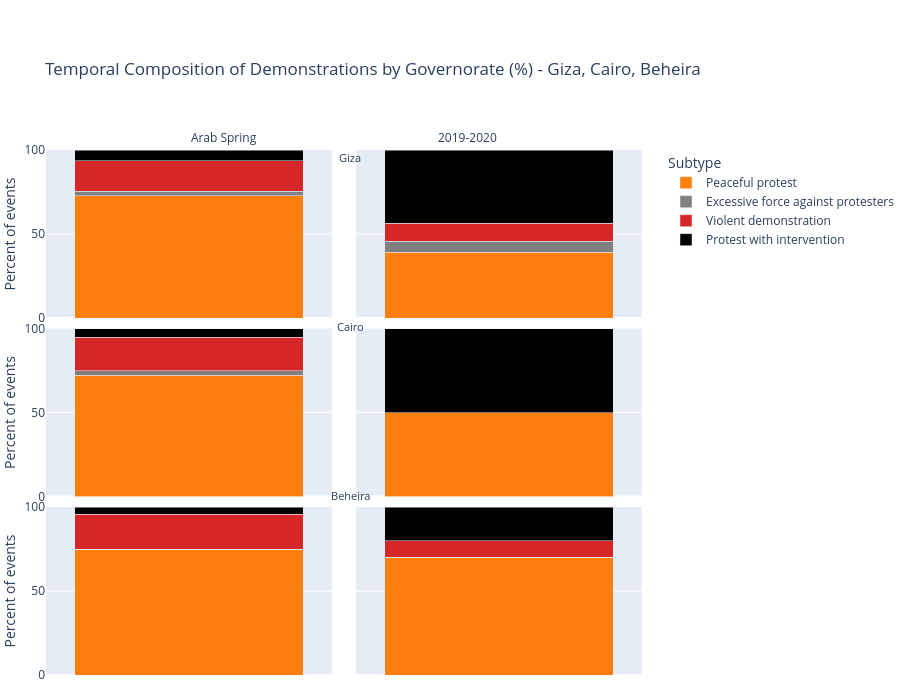

Notebook code for this chart:
### Code cell
# Comparison across selected governorates only: Giza, Cairo, Beheira
import pandas as pd
import plotly.express as px
from IPython.display import display

selected_governorates = ["Giza", "Cairo", "Beheira"]
TARGET_SUBTYPES = [
    "Peaceful protest",
    "Excessive force against protesters",
    "Violent demonstration",
    "Protest with intervention",
]
SUBTYPE_COLORS = {
    "Peaceful protest": "#ff7f0e",
    "Excessive force against protesters": "#808080",
    "Violent demonstration": "#d62728",
    "Protest with intervention": "#000000",
}

if "df_2011_clean" not in globals():
    df_2011_clean = pd.read_csv("../raw_data/ACLED_egypt2011.csv", encoding="latin1", on_bad_lines="skip", parse_dates=["event_date"])
if "df_alsisi_clean" not in globals():
    df_alsisi_clean = pd.read_csv("../raw_data/ACLED_alsisi.csv", encoding="latin1", on_bad_lines="skip", parse_dates=["event_date"])


def build_governorate_percentage_table(df_in):
    df_local = df_in.copy()
    norm_cols = {c.strip().lower(): c for c in df_local.columns}
    pick = lambda *names: next((norm_cols[n] for n in names if n in norm_cols), None)

    event_col = pick("event_type")
    sub_event_col = pick("sub_event_type")
    gov_col = pick("admin1", "governorate", "admin_1", "location")

    if not event_col or not sub_event_col or not gov_col:
        return None

    df_local[event_col] = df_local[event_col].astype(str).str.strip().str.lower()
    df_local[sub_event_col] = df_local[sub_event_col].astype(str).str.strip()
    df_local[gov_col] = df_local[gov_col].astype(str).str.strip()

    analysis_df = df_local[
        df_local[event_col].isin(["protests", "riots"])
        & df_local[sub_event_col].isin(TARGET_SUBTYPES)
        & df_local[gov_col].ne("")
        & df_local[gov_col].str.lower().ne("nan")
    ].copy()

    if analysis_df.empty:
        return None

    grouped = (
        analysis_df.groupby([gov_col, sub_event_col], dropna=False)
        .size()
        .rename("count")
        .reset_index()
    )
    wide = grouped.pivot_table(
        index=gov_col,
        columns=sub_event_col,
        values="count",
        fill_value=0,
    ).reset_index()

    for subtype in TARGET_SUBTYPES:
        if subtype not in wide.columns:
            wide[subtype] = 0

    wide["total_events"] = wide[TARGET_SUBTYPES].sum(axis=1)
    for subtype in TARGET_SUBTYPES:
        pct_col = f"{subtype} (%)"
        wide[pct_col] = ((wide[subtype] / wide["total_events"]) * 100).round(2)

    pct_cols = [f"{s} (%)" for s in TARGET_SUBTYPES]
    wide = wide.sort_values("total_events", ascending=False).reset_index(drop=True)

    return {
        "table": wide,
        "gov_col": gov_col,
        "pct_cols": pct_cols,
    }


if "gov_pct_2011" not in globals() or gov_pct_2011 is None:
    gov_pct_2011 = build_governorate_percentage_table(df_2011_clean)
if "gov_pct_alsisi" not in globals() or gov_pct_alsisi is None:
    gov_pct_alsisi = build_governorate_percentage_table(df_alsisi_clean)

if gov_pct_2011 is None or gov_pct_alsisi is None:
    print("Could not build governorate percentage tables from the available data.")
else:
    t2011 = gov_pct_2011["table"].copy()
    talsisi = gov_pct_alsisi["table"].copy()
    gov_col_2011 = gov_pct_2011["gov_col"]
    gov_col_alsisi = gov_pct_alsisi["gov_col"]

    pct_cols = [f"{s} (%)" for s in TARGET_SUBTYPES]

    common_governorates = sorted(
        set(t2011[gov_col_2011]).intersection(set(talsisi[gov_col_alsisi]))
    )
    isolated_governorates = [
        gov for gov in selected_governorates if gov in common_governorates
    ]

    if not isolated_governorates:
        print("None of Giza, Cairo, or Beheira were found in both datasets.")
    else:
        d2011 = t2011[t2011[gov_col_2011].isin(isolated_governorates)][[gov_col_2011] + pct_cols].copy()
        d2011 = d2011.rename(columns={gov_col_2011: "Governorate"})
        d2011["Dataset"] = "Arab Spring"

        dalsisi = talsisi[talsisi[gov_col_alsisi].isin(isolated_governorates)][[gov_col_alsisi] + pct_cols].copy()
        dalsisi = dalsisi.rename(columns={gov_col_alsisi: "Governorate"})
        dalsisi["Dataset"] = "2019-2020"

        combined = pd.concat([d2011, dalsisi], ignore_index=True)

        long_comp = combined.melt(
            id_vars=["Governorate", "Dataset"],
            value_vars=pct_cols,
            var_name="Subtype",
            value_name="Percent",
        )
        long_comp["Subtype"] = long_comp["Subtype"].str.replace(" (%)", "", regex=False)

        long_comp["Bar"] = "Composition"

        fig = px.bar(
            long_comp,
            x="Bar",
            y="Percent",
            color="Subtype",
            barmode="stack",
            facet_row="Governorate",
            facet_col="Dataset",
            facet_col_spacing=0.04,
            facet_row_spacing=0.02,
            category_orders={
                "Subtype": TARGET_SUBTYPES,
                "Dataset": ["Arab Spring", "2019-2020"],
                "Governorate": isolated_governorates,
            },
            color_discrete_map=SUBTYPE_COLORS,
            title="Temporal Composition of Demonstrations by Governorate (%) - Giza, Cairo, Beheira",
            height=max(700, 220 * len(isolated_governorates)),
        )

        kept_annotations = []
        governorate_annotations = []
        dataset_x = {}
        for ann in fig.layout.annotations:
            if ann.text.startswith("Dataset="):
                ds = ann.text.replace("Dataset=", "")
                dataset_x[ds] = ann.x
            elif ann.text.startswith("Governorate="):
                governorate_annotations.append(ann)
            else:
                kept_annotations.append(ann)
        fig.layout.annotations = tuple(kept_annotations)

        x_arab = dataset_x.get("Arab Spring", 0.24)
        x_alsisi = dataset_x.get("2019-2020", 0.76)
        fig.add_annotation(
            x=x_arab,
            y=1.003,
            xref="paper",
            yref="paper",
            yanchor="bottom",
            text="Arab Spring",
            showarrow=False,
            font=dict(size=12),
        )
        fig.add_annotation(
            x=x_alsisi,
            y=1.003,
            xref="paper",
            yref="paper",
            yanchor="bottom",
            text="2019-2020",
            showarrow=False,
            font=dict(size=12),
        )

        yaxis_domains = []
        for key in fig.layout:
            if key.startswith("yaxis") and getattr(fig.layout[key], "domain", None):
                dom = tuple(fig.layout[key].domain)
                if dom not in yaxis_domains:
                    yaxis_domains.append(dom)

        for ann in governorate_annotations:
            gov_name = ann.text.replace("Governorate=", "")
            y_center = ann.y
            row_domain = next((d for d in yaxis_domains if d[0] <= y_center <= d[1]), None)
            y_top = row_domain[1] + 0.003 if row_domain else y_center + 0.005
            fig.add_annotation(
                x=0.5,
                y=y_top,
                xref="paper",
                yref="paper",
                text=gov_name,
                showarrow=False,
                font=dict(size=11),
            )

        fig.update_yaxes(range=[0, 100], tickmode="array", tickvals=[0, 50, 100], title_text="Percent of events")

        for key in fig.layout:
            if key.startswith("yaxis"):
                axis_number = int(key[5:]) if key != "yaxis" else 1
                if axis_number % 2 == 0:
                    fig.layout[key].title.text = ""

        fig.update_xaxes(showticklabels=False, title_text="")
        fig.update_layout(
            legend_title_text="Subtype",
            margin=dict(l=0, r=0, t=150, b=20),
        )
        fig.update_traces(
            hovertemplate="Governorate: %{customdata[0]}<br>Dataset: %{customdata[1]}<br>Subtype: %{fullData.name}<br>Percent: %{y:.2f}%<extra></extra>",
            customdata=long_comp[["Governorate", "Dataset"]].values,
        )
        try:
            fig.show(renderer="vscode")
        except Exception:
            display(fig)

        print(f"Compared isolated governorates: {', '.join(isolated_governorates)}")
        display(pd.DataFrame({"Governorate": isolated_governorates}))

### Figure 1 — Plotly figure (JSON) as saved in the notebook; plotly's stock layout.template omitted (floating-point values rounded to 4 significant figures)
{"data": [{"customdata": [["Cairo", "Arab Spring"], ["Giza", "Arab Spring"], ["Beheira", "Arab Spring"], ["Giza", "2019-2020"], ["Cairo", "2019-2020"], ["Beheira", "2019-2020"], ["Cairo", "Arab Spring"], ["Giza", "Arab Spring"], ["Beheira", "Arab Spring"], ["Giza", "2019-2020"], ["Cairo", "2019-2020"], ["Beheira", "2019-2020"], ["Cairo", "Arab Spring"], ["Giza", "Arab Spring"], ["Beheira", "Arab Spring"], ["Giza", "2019-2020"], ["Cairo", "2019-2020"], ["Beheira", "2019-2020"], ["Cairo", "Arab Spring"], ["Giza", "Arab Spring"], ["Beheira", "Arab Spring"], ["Giza", "2019-2020"], ["Cairo", "2019-2020"], ["Beheira", "2019-2020"]], "hovertemplate": "Governorate: %{customdata[0]}<br>Dataset: %{customdata[1]}<br>Subtype: %{fullData.name}<br>Percent: %{y:.2f}%<extra></extra>", "legendgroup": "Peaceful protest", "marker": {"color": "#ff7f0e", "pattern": {"shape": ""}}, "name": "Peaceful protest", "orientation": "v", "showlegend": true, "textposition": "auto", "type": "bar", "x": ["Composition"], "xaxis": "x5", "y": [72.73], "yaxis": "y5"}, {"customdata": [["Cairo", "Arab Spring"], ["Giza", "Arab Spring"], ["Beheira", "Arab Spring"], ["Giza", "2019-2020"], ["Cairo", "2019-2020"], ["Beheira", "2019-2020"], ["Cairo", "Arab Spring"], ["Giza", "Arab Spring"], ["Beheira", "Arab Spring"], ["Giza", "2019-2020"], ["Cairo", "2019-2020"], ["Beheira", "2019-2020"], ["Cairo", "Arab Spring"], ["Giza", "Arab Spring"], ["Beheira", "Arab Spring"], ["Giza", "2019-2020"], ["Cairo", "2019-2020"], ["Beheira", "2019-2020"], ["Cairo", "Arab Spring"], ["Giza", "Arab Spring"], ["Beheira", "Arab Spring"], ["Giza", "2019-2020"], ["Cairo", "2019-2020"], ["Beheira", "2019-2020"]], "hovertemplate": "Governorate: %{customdata[0]}<br>Dataset: %{customdata[1]}<br>Subtype: %{fullData.name}<br>Percent: %{y:.2f}%<extra></extra>", "legendgroup": "Peaceful protest", "marker": {"color": "#ff7f0e", "pattern": {"shape": ""}}, "name": "Peaceful protest", "orientation": "v", "showlegend": false, "textposition": "auto", "type": "bar", "x": ["Composition"], "xaxis": "x3", "y": [72.13], "yaxis": "y3"}, {"customdata": [["Cairo", "Arab Spring"], ["Giza", "Arab Spring"], ["Beheira", "Arab Spring"], ["Giza", "2019-2020"], ["Cairo", "2019-2020"], ["Beheira", "2019-2020"], ["Cairo", "Arab Spring"], ["Giza", "Arab Spring"], ["Beheira", "Arab Spring"], ["Giza", "2019-2020"], ["Cairo", "2019-2020"], ["Beheira", "2019-2020"], ["Cairo", "Arab Spring"], ["Giza", "Arab Spring"], ["Beheira", "Arab Spring"], ["Giza", "2019-2020"], ["Cairo", "2019-2020"], ["Beheira", "2019-2020"], ["Cairo", "Arab Spring"], ["Giza", "Arab Spring"], ["Beheira", "Arab Spring"], ["Giza", "2019-2020"], ["Cairo", "2019-2020"], ["Beheira", "2019-2020"]], "hovertemplate": "Governorate: %{customdata[0]}<br>Dataset: %{customdata[1]}<br>Subtype: %{fullData.name}<br>Percent: %{y:.2f}%<extra></extra>", "legendgroup": "Peaceful protest", "marker": {"color": "#ff7f0e", "pattern": {"shape": ""}}, "name": "Peaceful protest", "orientation": "v", "showlegend": false, "textposition": "auto", "type": "bar", "x": ["Composition"], "xaxis": "x", "y": [75.0], "yaxis": "y"}, {"customdata": [["Cairo", "Arab Spring"], ["Giza", "Arab Spring"], ["Beheira", "Arab Spring"], ["Giza", "2019-2020"], ["Cairo", "2019-2020"], ["Beheira", "2019-2020"], ["Cairo", "Arab Spring"], ["Giza", "Arab Spring"], ["Beheira", "Arab Spring"], ["Giza", "2019-2020"], ["Cairo", "2019-2020"], ["Beheira", "2019-2020"], ["Cairo", "Arab Spring"], ["Giza", "Arab Spring"], ["Beheira", "Arab Spring"], ["Giza", "2019-2020"], ["Cairo", "2019-2020"], ["Beheira", "2019-2020"], ["Cairo", "Arab Spring"], ["Giza", "Arab Spring"], ["Beheira", "Arab Spring"], ["Giza", "2019-2020"], ["Cairo", "2019-2020"], ["Beheira", "2019-2020"]], "hovertemplate": "Governorate: %{customdata[0]}<br>Dataset: %{customdata[1]}<br>Subtype: %{fullData.name}<br>Percent: %{y:.2f}%<extra></extra>", "legendgroup": "Peaceful protest", "marker": {"color": "#ff7f0e", "pattern": {"shape": ""}}, "name": "Peaceful protest", "orientation": "v", "showlegend": false, "textposition": "auto", "type": "bar", "x": ["Composition"], "xaxis": "x6", "y": [39.13], "yaxis": "y6"}, {"customdata": [["Cairo", "Arab Spring"], ["Giza", "Arab Spring"], ["Beheira", "Arab Spring"], ["Giza", "2019-2020"], ["Cairo", "2019-2020"], ["Beheira", "2019-2020"], ["Cairo", "Arab Spring"], ["Giza", "Arab Spring"], ["Beheira", "Arab Spring"], ["Giza", "2019-2020"], ["Cairo", "2019-2020"], ["Beheira", "2019-2020"], ["Cairo", "Arab Spring"], ["Giza", "Arab Spring"], ["Beheira", "Arab Spring"], ["Giza", "2019-2020"], ["Cairo", "2019-2020"], ["Beheira", "2019-2020"], ["Cairo", "Arab Spring"], ["Giza", "Arab Spring"], ["Beheira", "Arab Spring"], ["Giza", "2019-2020"], ["Cairo", "2019-2020"], ["Beheira", "2019-2020"]], "hovertemplate": "Governorate: %{customdata[0]}<br>Dataset: %{customdata[1]}<br>Subtype: %{fullData.name}<br>Percent: %{y:.2f}%<extra></extra>", "legendgroup": "Peaceful protest", "marker": {"color": "#ff7f0e", "pattern": {"shape": ""}}, "name": "Peaceful protest", "orientation": "v", "showlegend": false, "textposition": "auto", "type": "bar", "x": ["Composition"], "xaxis": "x4", "y": [50.0], "yaxis": "y4"}, {"customdata": [["Cairo", "Arab Spring"], ["Giza", "Arab Spring"], ["Beheira", "Arab Spring"], ["Giza", "2019-2020"], ["Cairo", "2019-2020"], ["Beheira", "2019-2020"], ["Cairo", "Arab Spring"], ["Giza", "Arab Spring"], ["Beheira", "Arab Spring"], ["Giza", "2019-2020"], ["Cairo", "2019-2020"], ["Beheira", "2019-2020"], ["Cairo", "Arab Spring"], ["Giza", "Arab Spring"], ["Beheira", "Arab Spring"], ["Giza", "2019-2020"], ["Cairo", "2019-2020"], ["Beheira", "2019-2020"], ["Cairo", "Arab Spring"], ["Giza", "Arab Spring"], ["Beheira", "Arab Spring"], ["Giza", "2019-2020"], ["Cairo", "2019-2020"], ["Beheira", "2019-2020"]], "hovertemplate": "Governorate: %{customdata[0]}<br>Dataset: %{customdata[1]}<br>Subtype: %{fullData.name}<br>Percent: %{y:.2f}%<extra></extra>", "legendgroup": "Peaceful protest", "marker": {"color": "#ff7f0e", "pattern": {"shape": ""}}, "name": "Peaceful protest", "orientation": "v", "showlegend": false, "textposition": "auto", "type": "bar", "x": ["Composition"], "xaxis": "x2", "y": [70.0], "yaxis": "y2"}, {"customdata": [["Cairo", "Arab Spring"], ["Giza", "Arab Spring"], ["Beheira", "Arab Spring"], ["Giza", "2019-2020"], ["Cairo", "2019-2020"], ["Beheira", "2019-2020"], ["Cairo", "Arab Spring"], ["Giza", "Arab Spring"], ["Beheira", "Arab Spring"], ["Giza", "2019-2020"], ["Cairo", "2019-2020"], ["Beheira", "2019-2020"], ["Cairo", "Arab Spring"], ["Giza", "Arab Spring"], ["Beheira", "Arab Spring"], ["Giza", "2019-2020"], ["Cairo", "2019-2020"], ["Beheira", "2019-2020"], ["Cairo", "Arab Spring"], ["Giza", "Arab Spring"], ["Beheira", "Arab Spring"], ["Giza", "2019-2020"], ["Cairo", "2019-2020"], ["Beheira", "2019-2020"]], "hovertemplate": "Governorate: %{customdata[0]}<br>Dataset: %{customdata[1]}<br>Subtype: %{fullData.name}<br>Percent: %{y:.2f}%<extra></extra>", "legendgroup": "Excessive force against protesters", "marker": {"color": "#808080", "pattern": {"shape": ""}}, "name": "Excessive force against protesters", "orientation": "v", "showlegend": true, "textposition": "auto", "type": "bar", "x": ["Composition"], "xaxis": "x5", "y": [2.73], "yaxis": "y5"}, {"customdata": [["Cairo", "Arab Spring"], ["Giza", "Arab Spring"], ["Beheira", "Arab Spring"], ["Giza", "2019-2020"], ["Cairo", "2019-2020"], ["Beheira", "2019-2020"], ["Cairo", "Arab Spring"], ["Giza", "Arab Spring"], ["Beheira", "Arab Spring"], ["Giza", "2019-2020"], ["Cairo", "2019-2020"], ["Beheira", "2019-2020"], ["Cairo", "Arab Spring"], ["Giza", "Arab Spring"], ["Beheira", "Arab Spring"], ["Giza", "2019-2020"], ["Cairo", "2019-2020"], ["Beheira", "2019-2020"], ["Cairo", "Arab Spring"], ["Giza", "Arab Spring"], ["Beheira", "Arab Spring"], ["Giza", "2019-2020"], ["Cairo", "2019-2020"], ["Beheira", "2019-2020"]], "hovertemplate": "Governorate: %{customdata[0]}<br>Dataset: %{customdata[1]}<br>Subtype: %{fullData.name}<br>Percent: %{y:.2f}%<extra></extra>", "legendgroup": "Excessive force against protesters", "marker": {"color": "#808080", "pattern": {"shape": ""}}, "name": "Excessive force against protesters", "orientation": "v", "showlegend": false, "textposition": "auto", "type": "bar", "x": ["Composition"], "xaxis": "x3", "y": [2.63], "yaxis": "y3"}, {"customdata": [["Cairo", "Arab Spring"], ["Giza", "Arab Spring"], ["Beheira", "Arab Spring"], ["Giza", "2019-2020"], ["Cairo", "2019-2020"], ["Beheira", "2019-2020"], ["Cairo", "Arab Spring"], ["Giza", "Arab Spring"], ["Beheira", "Arab Spring"], ["Giza", "2019-2020"], ["Cairo", "2019-2020"], ["Beheira", "2019-2020"], ["Cairo", "Arab Spring"], ["Giza", "Arab Spring"], ["Beheira", "Arab Spring"], ["Giza", "2019-2020"], ["Cairo", "2019-2020"], ["Beheira", "2019-2020"], ["Cairo", "Arab Spring"], ["Giza", "Arab Spring"], ["Beheira", "Arab Spring"], ["Giza", "2019-2020"], ["Cairo", "2019-2020"], ["Beheira", "2019-2020"]], "hovertemplate": "Governorate: %{customdata[0]}<br>Dataset: %{customdata[1]}<br>Subtype: %{fullData.name}<br>Percent: %{y:.2f}%<extra></extra>", "legendgroup": "Excessive force against protesters", "marker": {"color": "#808080", "pattern": {"shape": ""}}, "name": "Excessive force against protesters", "orientation": "v", "showlegend": false, "textposition": "auto", "type": "bar", "x": ["Composition"], "xaxis": "x", "y": [0.0], "yaxis": "y"}, {"customdata": [["Cairo", "Arab Spring"], ["Giza", "Arab Spring"], ["Beheira", "Arab Spring"], ["Giza", "2019-2020"], ["Cairo", "2019-2020"], ["Beheira", "2019-2020"], ["Cairo", "Arab Spring"], ["Giza", "Arab Spring"], ["Beheira", "Arab Spring"], ["Giza", "2019-2020"], ["Cairo", "2019-2020"], ["Beheira", "2019-2020"], ["Cairo", "Arab Spring"], ["Giza", "Arab Spring"], ["Beheira", "Arab Spring"], ["Giza", "2019-2020"], ["Cairo", "2019-2020"], ["Beheira", "2019-2020"], ["Cairo", "Arab Spring"], ["Giza", "Arab Spring"], ["Beheira", "Arab Spring"], ["Giza", "2019-2020"], ["Cairo", "2019-2020"], ["Beheira", "2019-2020"]], "hovertemplate": "Governorate: %{customdata[0]}<br>Dataset: %{customdata[1]}<br>Subtype: %{fullData.name}<br>Percent: %{y:.2f}%<extra></extra>", "legendgroup": "Excessive force against protesters", "marker": {"color": "#808080", "pattern": {"shape": ""}}, "name": "Excessive force against protesters", "orientation": "v", "showlegend": false, "textposition": "auto", "type": "bar", "x": ["Composition"], "xaxis": "x6", "y": [6.52], "yaxis": "y6"}, {"customdata": [["Cairo", "Arab Spring"], ["Giza", "Arab Spring"], ["Beheira", "Arab Spring"], ["Giza", "2019-2020"], ["Cairo", "2019-2020"], ["Beheira", "2019-2020"], ["Cairo", "Arab Spring"], ["Giza", "Arab Spring"], ["Beheira", "Arab Spring"], ["Giza", "2019-2020"], ["Cairo", "2019-2020"], ["Beheira", "2019-2020"], ["Cairo", "Arab Spring"], ["Giza", "Arab Spring"], ["Beheira", "Arab Spring"], ["Giza", "2019-2020"], ["Cairo", "2019-2020"], ["Beheira", "2019-2020"], ["Cairo", "Arab Spring"], ["Giza", "Arab Spring"], ["Beheira", "Arab Spring"], ["Giza", "2019-2020"], ["Cairo", "2019-2020"], ["Beheira", "2019-2020"]], "hovertemplate": "Governorate: %{customdata[0]}<br>Dataset: %{customdata[1]}<br>Subtype: %{fullData.name}<br>Percent: %{y:.2f}%<extra></extra>", "legendgroup": "Excessive force against protesters", "marker": {"color": "#808080", "pattern": {"shape": ""}}, "name": "Excessive force against protesters", "orientation": "v", "showlegend": false, "textposition": "auto", "type": "bar", "x": ["Composition"], "xaxis": "x4", "y": [0.0], "yaxis": "y4"}, {"customdata": [["Cairo", "Arab Spring"], ["Giza", "Arab Spring"], ["Beheira", "Arab Spring"], ["Giza", "2019-2020"], ["Cairo", "2019-2020"], ["Beheira", "2019-2020"], ["Cairo", "Arab Spring"], ["Giza", "Arab Spring"], ["Beheira", "Arab Spring"], ["Giza", "2019-2020"], ["Cairo", "2019-2020"], ["Beheira", "2019-2020"], ["Cairo", "Arab Spring"], ["Giza", "Arab Spring"], ["Beheira", "Arab Spring"], ["Giza", "2019-2020"], ["Cairo", "2019-2020"], ["Beheira", "2019-2020"], ["Cairo", "Arab Spring"], ["Giza", "Arab Spring"], ["Beheira", "Arab Spring"], ["Giza", "2019-2020"], ["Cairo", "2019-2020"], ["Beheira", "2019-2020"]], "hovertemplate": "Governorate: %{customdata[0]}<br>Dataset: %{customdata[1]}<br>Subtype: %{fullData.name}<br>Percent: %{y:.2f}%<extra></extra>", "legendgroup": "Excessive force against protesters", "marker": {"color": "#808080", "pattern": {"shape": ""}}, "name": "Excessive force against protesters", "orientation": "v", "showlegend": false, "textposition": "auto", "type": "bar", "x": ["Composition"], "xaxis": "x2", "y": [0.0], "yaxis": "y2"}, {"customdata": [["Cairo", "Arab Spring"], ["Giza", "Arab Spring"], ["Beheira", "Arab Spring"], ["Giza", "2019-2020"], ["Cairo", "2019-2020"], ["Beheira", "2019-2020"], ["Cairo", "Arab Spring"], ["Giza", "Arab Spring"], ["Beheira", "Arab Spring"], ["Giza", "2019-2020"], ["Cairo", "2019-2020"], ["Beheira", "2019-2020"], ["Cairo", "Arab Spring"], ["Giza", "Arab Spring"], ["Beheira", "Arab Spring"], ["Giza", "2019-2020"], ["Cairo", "2019-2020"], ["Beheira", "2019-2020"], ["Cairo", "Arab Spring"], ["Giza", "Arab Spring"], ["Beheira", "Arab Spring"], ["Giza", "2019-2020"], ["Cairo", "2019-2020"], ["Beheira", "2019-2020"]], "hovertemplate": "Governorate: %{customdata[0]}<br>Dataset: %{customdata[1]}<br>Subtype: %{fullData.name}<br>Percent: %{y:.2f}%<extra></extra>", "legendgroup": "Violent demonstration", "marker": {"color": "#d62728", "pattern": {"shape": ""}}, "name": "Violent demonstration", "orientation": "v", "showlegend": true, "textposition": "auto", "type": "bar", "x": ["Composition"], "xaxis": "x5", "y": [18.18], "yaxis": "y5"}, {"customdata": [["Cairo", "Arab Spring"], ["Giza", "Arab Spring"], ["Beheira", "Arab Spring"], ["Giza", "2019-2020"], ["Cairo", "2019-2020"], ["Beheira", "2019-2020"], ["Cairo", "Arab Spring"], ["Giza", "Arab Spring"], ["Beheira", "Arab Spring"], ["Giza", "2019-2020"], ["Cairo", "2019-2020"], ["Beheira", "2019-2020"], ["Cairo", "Arab Spring"], ["Giza", "Arab Spring"], ["Beheira", "Arab Spring"], ["Giza", "2019-2020"], ["Cairo", "2019-2020"], ["Beheira", "2019-2020"], ["Cairo", "Arab Spring"], ["Giza", "Arab Spring"], ["Beheira", "Arab Spring"], ["Giza", "2019-2020"], ["Cairo", "2019-2020"], ["Beheira", "2019-2020"]], "hovertemplate": "Governorate: %{customdata[0]}<br>Dataset: %{customdata[1]}<br>Subtype: %{fullData.name}<br>Percent: %{y:.2f}%<extra></extra>", "legendgroup": "Violent demonstration", "marker": {"color": "#d62728", "pattern": {"shape": ""}}, "name": "Violent demonstration", "orientation": "v", "showlegend": false, "textposition": "auto", "type": "bar", "x": ["Composition"], "xaxis": "x3", "y": [20.05], "yaxis": "y3"}, {"customdata": [["Cairo", "Arab Spring"], ["Giza", "Arab Spring"], ["Beheira", "Arab Spring"], ["Giza", "2019-2020"], ["Cairo", "2019-2020"], ["Beheira", "2019-2020"], ["Cairo", "Arab Spring"], ["Giza", "Arab Spring"], ["Beheira", "Arab Spring"], ["Giza", "2019-2020"], ["Cairo", "2019-2020"], ["Beheira", "2019-2020"], ["Cairo", "Arab Spring"], ["Giza", "Arab Spring"], ["Beheira", "Arab Spring"], ["Giza", "2019-2020"], ["Cairo", "2019-2020"], ["Beheira", "2019-2020"], ["Cairo", "Arab Spring"], ["Giza", "Arab Spring"], ["Beheira", "Arab Spring"], ["Giza", "2019-2020"], ["Cairo", "2019-2020"], ["Beheira", "2019-2020"]], "hovertemplate": "Governorate: %{customdata[0]}<br>Dataset: %{customdata[1]}<br>Subtype: %{fullData.name}<br>Percent: %{y:.2f}%<extra></extra>", "legendgroup": "Violent demonstration", "marker": {"color": "#d62728", "pattern": {"shape": ""}}, "name": "Violent demonstration", "orientation": "v", "showlegend": false, "textposition": "auto", "type": "bar", "x": ["Composition"], "xaxis": "x", "y": [20.83], "yaxis": "y"}, {"customdata": [["Cairo", "Arab Spring"], ["Giza", "Arab Spring"], ["Beheira", "Arab Spring"], ["Giza", "2019-2020"], ["Cairo", "2019-2020"], ["Beheira", "2019-2020"], ["Cairo", "Arab Spring"], ["Giza", "Arab Spring"], ["Beheira", "Arab Spring"], ["Giza", "2019-2020"], ["Cairo", "2019-2020"], ["Beheira", "2019-2020"], ["Cairo", "Arab Spring"], ["Giza", "Arab Spring"], ["Beheira", "Arab Spring"], ["Giza", "2019-2020"], ["Cairo", "2019-2020"], ["Beheira", "2019-2020"], ["Cairo", "Arab Spring"], ["Giza", "Arab Spring"], ["Beheira", "Arab Spring"], ["Giza", "2019-2020"], ["Cairo", "2019-2020"], ["Beheira", "2019-2020"]], "hovertemplate": "Governorate: %{customdata[0]}<br>Dataset: %{customdata[1]}<br>Subtype: %{fullData.name}<br>Percent: %{y:.2f}%<extra></extra>", "legendgroup": "Violent demonstration", "marker": {"color": "#d62728", "pattern": {"shape": ""}}, "name": "Violent demonstration", "orientation": "v", "showlegend": false, "textposition": "auto", "type": "bar", "x": ["Composition"], "xaxis": "x6", "y": [10.87], "yaxis": "y6"}, {"customdata": [["Cairo", "Arab Spring"], ["Giza", "Arab Spring"], ["Beheira", "Arab Spring"], ["Giza", "2019-2020"], ["Cairo", "2019-2020"], ["Beheira", "2019-2020"], ["Cairo", "Arab Spring"], ["Giza", "Arab Spring"], ["Beheira", "Arab Spring"], ["Giza", "2019-2020"], ["Cairo", "2019-2020"], ["Beheira", "2019-2020"], ["Cairo", "Arab Spring"], ["Giza", "Arab Spring"], ["Beheira", "Arab Spring"], ["Giza", "2019-2020"], ["Cairo", "2019-2020"], ["Beheira", "2019-2020"], ["Cairo", "Arab Spring"], ["Giza", "Arab Spring"], ["Beheira", "Arab Spring"], ["Giza", "2019-2020"], ["Cairo", "2019-2020"], ["Beheira", "2019-2020"]], "hovertemplate": "Governorate: %{customdata[0]}<br>Dataset: %{customdata[1]}<br>Subtype: %{fullData.name}<br>Percent: %{y:.2f}%<extra></extra>", "legendgroup": "Violent demonstration", "marker": {"color": "#d62728", "pattern": {"shape": ""}}, "name": "Violent demonstration", "orientation": "v", "showlegend": false, "textposition": "auto", "type": "bar", "x": ["Composition"], "xaxis": "x4", "y": [0.0], "yaxis": "y4"}, {"customdata": [["Cairo", "Arab Spring"], ["Giza", "Arab Spring"], ["Beheira", "Arab Spring"], ["Giza", "2019-2020"], ["Cairo", "2019-2020"], ["Beheira", "2019-2020"], ["Cairo", "Arab Spring"], ["Giza", "Arab Spring"], ["Beheira", "Arab Spring"], ["Giza", "2019-2020"], ["Cairo", "2019-2020"], ["Beheira", "2019-2020"], ["Cairo", "Arab Spring"], ["Giza", "Arab Spring"], ["Beheira", "Arab Spring"], ["Giza", "2019-2020"], ["Cairo", "2019-2020"], ["Beheira", "2019-2020"], ["Cairo", "Arab Spring"], ["Giza", "Arab Spring"], ["Beheira", "Arab Spring"], ["Giza", "2019-2020"], ["Cairo", "2019-2020"], ["Beheira", "2019-2020"]], "hovertemplate": "Governorate: %{customdata[0]}<br>Dataset: %{customdata[1]}<br>Subtype: %{fullData.name}<br>Percent: %{y:.2f}%<extra></extra>", "legendgroup": "Violent demonstration", "marker": {"color": "#d62728", "pattern": {"shape": ""}}, "name": "Violent demonstration", "orientation": "v", "showlegend": false, "textposition": "auto", "type": "bar", "x": ["Composition"], "xaxis": "x2", "y": [10.0], "yaxis": "y2"}, {"customdata": [["Cairo", "Arab Spring"], ["Giza", "Arab Spring"], ["Beheira", "Arab Spring"], ["Giza", "2019-2020"], ["Cairo", "2019-2020"], ["Beheira", "2019-2020"], ["Cairo", "Arab Spring"], ["Giza", "Arab Spring"], ["Beheira", "Arab Spring"], ["Giza", "2019-2020"], ["Cairo", "2019-2020"], ["Beheira", "2019-2020"], ["Cairo", "Arab Spring"], ["Giza", "Arab Spring"], ["Beheira", "Arab Spring"], ["Giza", "2019-2020"], ["Cairo", "2019-2020"], ["Beheira", "2019-2020"], ["Cairo", "Arab Spring"], ["Giza", "Arab Spring"], ["Beheira", "Arab Spring"], ["Giza", "2019-2020"], ["Cairo", "2019-2020"], ["Beheira", "2019-2020"]], "hovertemplate": "Governorate: %{customdata[0]}<br>Dataset: %{customdata[1]}<br>Subtype: %{fullData.name}<br>Percent: %{y:.2f}%<extra></extra>", "legendgroup": "Protest with intervention", "marker": {"color": "#000000", "pattern": {"shape": ""}}, "name": "Protest with intervention", "orientation": "v", "showlegend": true, "textposition": "auto", "type": "bar", "x": ["Composition"], "xaxis": "x5", "y": [6.36], "yaxis": "y5"}, {"customdata": [["Cairo", "Arab Spring"], ["Giza", "Arab Spring"], ["Beheira", "Arab Spring"], ["Giza", "2019-2020"], ["Cairo", "2019-2020"], ["Beheira", "2019-2020"], ["Cairo", "Arab Spring"], ["Giza", "Arab Spring"], ["Beheira", "Arab Spring"], ["Giza", "2019-2020"], ["Cairo", "2019-2020"], ["Beheira", "2019-2020"], ["Cairo", "Arab Spring"], ["Giza", "Arab Spring"], ["Beheira", "Arab Spring"], ["Giza", "2019-2020"], ["Cairo", "2019-2020"], ["Beheira", "2019-2020"], ["Cairo", "Arab Spring"], ["Giza", "Arab Spring"], ["Beheira", "Arab Spring"], ["Giza", "2019-2020"], ["Cairo", "2019-2020"], ["Beheira", "2019-2020"]], "hovertemplate": "Governorate: %{customdata[0]}<br>Dataset: %{customdata[1]}<br>Subtype: %{fullData.name}<br>Percent: %{y:.2f}%<extra></extra>", "legendgroup": "Protest with intervention", "marker": {"color": "#000000", "pattern": {"shape": ""}}, "name": "Protest with intervention", "orientation": "v", "showlegend": false, "textposition": "auto", "type": "bar", "x": ["Composition"], "xaxis": "x3", "y": [5.18], "yaxis": "y3"}, {"customdata": [["Cairo", "Arab Spring"], ["Giza", "Arab Spring"], ["Beheira", "Arab Spring"], ["Giza", "2019-2020"], ["Cairo", "2019-2020"], ["Beheira", "2019-2020"], ["Cairo", "Arab Spring"], ["Giza", "Arab Spring"], ["Beheira", "Arab Spring"], ["Giza", "2019-2020"], ["Cairo", "2019-2020"], ["Beheira", "2019-2020"], ["Cairo", "Arab Spring"], ["Giza", "Arab Spring"], ["Beheira", "Arab Spring"], ["Giza", "2019-2020"], ["Cairo", "2019-2020"], ["Beheira", "2019-2020"], ["Cairo", "Arab Spring"], ["Giza", "Arab Spring"], ["Beheira", "Arab Spring"], ["Giza", "2019-2020"], ["Cairo", "2019-2020"], ["Beheira", "2019-2020"]], "hovertemplate": "Governorate: %{customdata[0]}<br>Dataset: %{customdata[1]}<br>Subtype: %{fullData.name}<br>Percent: %{y:.2f}%<extra></extra>", "legendgroup": "Protest with intervention", "marker": {"color": "#000000", "pattern": {"shape": ""}}, "name": "Protest with intervention", "orientation": "v", "showlegend": false, "textposition": "auto", "type": "bar", "x": ["Composition"], "xaxis": "x", "y": [4.17], "yaxis": "y"}, {"customdata": [["Cairo", "Arab Spring"], ["Giza", "Arab Spring"], ["Beheira", "Arab Spring"], ["Giza", "2019-2020"], ["Cairo", "2019-2020"], ["Beheira", "2019-2020"], ["Cairo", "Arab Spring"], ["Giza", "Arab Spring"], ["Beheira", "Arab Spring"], ["Giza", "2019-2020"], ["Cairo", "2019-2020"], ["Beheira", "2019-2020"], ["Cairo", "Arab Spring"], ["Giza", "Arab Spring"], ["Beheira", "Arab Spring"], ["Giza", "2019-2020"], ["Cairo", "2019-2020"], ["Beheira", "2019-2020"], ["Cairo", "Arab Spring"], ["Giza", "Arab Spring"], ["Beheira", "Arab Spring"], ["Giza", "2019-2020"], ["Cairo", "2019-2020"], ["Beheira", "2019-2020"]], "hovertemplate": "Governorate: %{customdata[0]}<br>Dataset: %{customdata[1]}<br>Subtype: %{fullData.name}<br>Percent: %{y:.2f}%<extra></extra>", "legendgroup": "Protest with intervention", "marker": {"color": "#000000", "pattern": {"shape": ""}}, "name": "Protest with intervention", "orientation": "v", "showlegend": false, "textposition": "auto", "type": "bar", "x": ["Composition"], "xaxis": "x6", "y": [43.48], "yaxis": "y6"}, {"customdata": [["Cairo", "Arab Spring"], ["Giza", "Arab Spring"], ["Beheira", "Arab Spring"], ["Giza", "2019-2020"], ["Cairo", "2019-2020"], ["Beheira", "2019-2020"], ["Cairo", "Arab Spring"], ["Giza", "Arab Spring"], ["Beheira", "Arab Spring"], ["Giza", "2019-2020"], ["Cairo", "2019-2020"], ["Beheira", "2019-2020"], ["Cairo", "Arab Spring"], ["Giza", "Arab Spring"], ["Beheira", "Arab Spring"], ["Giza", "2019-2020"], ["Cairo", "2019-2020"], ["Beheira", "2019-2020"], ["Cairo", "Arab Spring"], ["Giza", "Arab Spring"], ["Beheira", "Arab Spring"], ["Giza", "2019-2020"], ["Cairo", "2019-2020"], ["Beheira", "2019-2020"]], "hovertemplate": "Governorate: %{customdata[0]}<br>Dataset: %{customdata[1]}<br>Subtype: %{fullData.name}<br>Percent: %{y:.2f}%<extra></extra>", "legendgroup": "Protest with intervention", "marker": {"color": "#000000", "pattern": {"shape": ""}}, "name": "Protest with intervention", "orientation": "v", "showlegend": false, "textposition": "auto", "type": "bar", "x": ["Composition"], "xaxis": "x4", "y": [50.0], "yaxis": "y4"}, {"customdata": [["Cairo", "Arab Spring"], ["Giza", "Arab Spring"], ["Beheira", "Arab Spring"], ["Giza", "2019-2020"], ["Cairo", "2019-2020"], ["Beheira", "2019-2020"], ["Cairo", "Arab Spring"], ["Giza", "Arab Spring"], ["Beheira", "Arab Spring"], ["Giza", "2019-2020"], ["Cairo", "2019-2020"], ["Beheira", "2019-2020"], ["Cairo", "Arab Spring"], ["Giza", "Arab Spring"], ["Beheira", "Arab Spring"], ["Giza", "2019-2020"], ["Cairo", "2019-2020"], ["Beheira", "2019-2020"], ["Cairo", "Arab Spring"], ["Giza", "Arab Spring"], ["Beheira", "Arab Spring"], ["Giza", "2019-2020"], ["Cairo", "2019-2020"], ["Beheira", "2019-2020"]], "hovertemplate": "Governorate: %{customdata[0]}<br>Dataset: %{customdata[1]}<br>Subtype: %{fullData.name}<br>Percent: %{y:.2f}%<extra></extra>", "legendgroup": "Protest with intervention", "marker": {"color": "#000000", "pattern": {"shape": ""}}, "name": "Protest with intervention", "orientation": "v", "showlegend": false, "textposition": "auto", "type": "bar", "x": ["Composition"], "xaxis": "x2", "y": [20.0], "yaxis": "y2"}], "layout": {"annotations": [{"font": {"size": 12}, "showarrow": false, "text": "Arab Spring", "x": 0.235, "xref": "paper", "y": 1.003, "yanchor": "bottom", "yref": "paper"}, {"font": {"size": 12}, "showarrow": false, "text": "2019-2020", "x": 0.745, "xref": "paper", "y": 1.003, "yanchor": "bottom", "yref": "paper"}, {"font": {"size": 11}, "showarrow": false, "text": "Beheira", "x": 0.5, "xref": "paper", "y": 0.323, "yref": "paper"}, {"font": {"size": 11}, "showarrow": false, "text": "Cairo", "x": 0.5, "xref": "paper", "y": 0.663, "yref": "paper"}, {"font": {"size": 11}, "showarrow": false, "text": "Giza", "x": 0.5, "xref": "paper", "y": 1.003, "yref": "paper"}], "barmode": "stack", "height": 700, "legend": {"title": {"text": "Subtype"}, "tracegroupgap": 0}, "margin": {"b": 20, "l": 0, "r": 0, "t": 150}, "title": {"text": "Temporal Composition of Demonstrations by Governorate (%) - Giza, Cairo, Beheira"}, "xaxis": {"anchor": "y", "domain": [0, 0.47], "showticklabels": false, "title": {"text": ""}}, "xaxis2": {"anchor": "y2", "domain": [0.51, 0.98], "matches": "x", "showticklabels": false, "title": {"text": ""}}, "xaxis3": {"anchor": "y3", "domain": [0, 0.47], "matches": "x", "showticklabels": false, "title": {"text": ""}}, "xaxis4": {"anchor": "y4", "domain": [0.51, 0.98], "matches": "x", "showticklabels": false, "title": {"text": ""}}, "xaxis5": {"anchor": "y5", "domain": [0, 0.47], "matches": "x", "showticklabels": false, "title": {"text": ""}}, "xaxis6": {"anchor": "y6", "domain": [0.51, 0.98], "matches": "x", "showticklabels": false, "title": {"text": ""}}, "yaxis": {"anchor": "x", "domain": [0, 0.32], "range": [0, 100], "tickmode": "array", "tickvals": [0, 50, 100], "title": {"text": "Percent of events"}}, "yaxis2": {"anchor": "x2", "domain": [0, 0.32], "matches": "y", "range": [0, 100], "showticklabels": false, "tickmode": "array", "tickvals": [0, 50, 100], "title": {"text": ""}}, "yaxis3": {"anchor": "x3", "domain": [0.34, 0.66], "matches": "y", "range": [0, 100], "tickmode": "array", "tickvals": [0, 50, 100], "title": {"text": "Percent of events"}}, "yaxis4": {"anchor": "x4", "domain": [0.34, 0.66], "matches": "y", "range": [0, 100], "showticklabels": false, "tickmode": "array", "tickvals": [0, 50, 100], "title": {"text": ""}}, "yaxis5": {"anchor": "x5", "domain": [0.68, 1.0], "matches": "y", "range": [0, 100], "tickmode": "array", "tickvals": [0, 50, 100], "title": {"text": "Percent of events"}}, "yaxis6": {"anchor": "x6", "domain": [0.68, 1.0], "matches": "y", "range": [0, 100], "showticklabels": false, "tickmode": "array", "tickvals": [0, 50, 100], "title": {"text": ""}}}}
